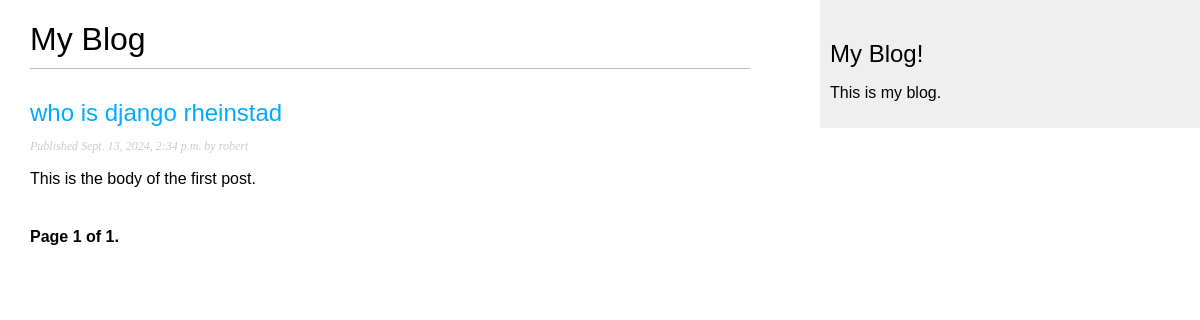
Page /blog/ on the earlier database version.
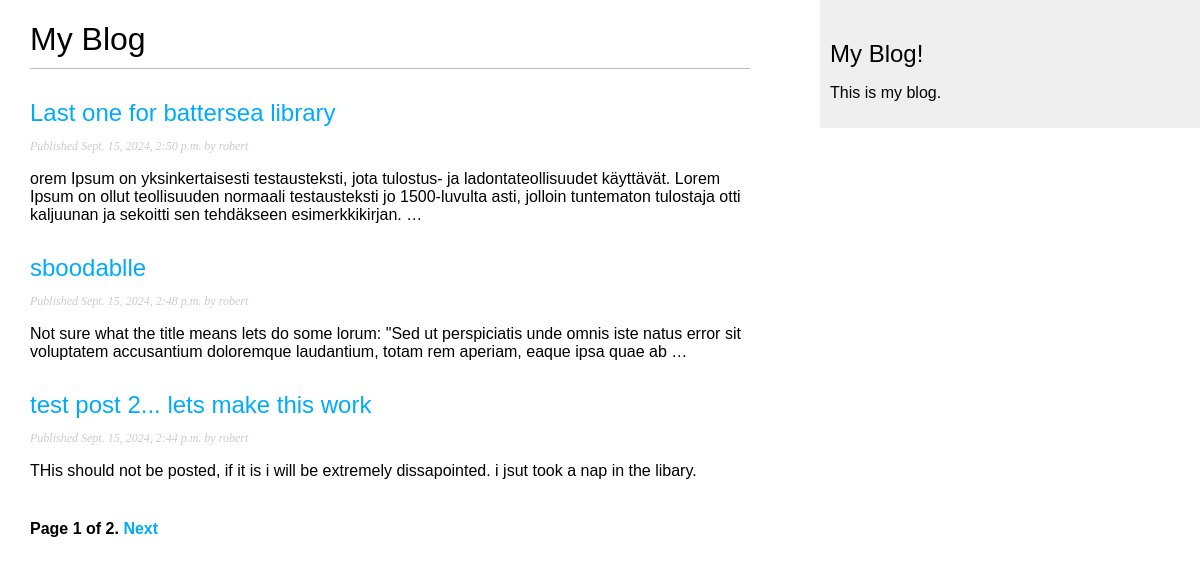
Same page on the later database version.
### blog/models.py (models this page shows, shortened)
class Post(models.Model):
    class Status(models.TextChoices):
        DRAFT = 'DF', 'Draft'
        PUBLISHED = 'PB', 'Published'
    title = models.CharField(max_length=250)
    slug = models.SlugField(
        max_length=250,
        unique_for_date='publish'
        )
    author = models.ForeignKey(
        settings.AUTH_USER_MODEL,
        on_delete=models.CASCADE,
        related_name="blog_posts"
    )
    body = models.TextField()
    publish = models.DateTimeField(default=timezone.now)
    created = models.DateTimeField(auto_now_add=True)
    updated = models.DateTimeField(auto_now=True)
    status = models.CharField(
        max_length=2,
        choices=Status,
        default=Status.DRAFT
    )
    objects = models.Manager()  #default manager
    published = PublishedManager()  #custom manager
    class Meta:
        ordering = ['-publish']
        indexes = [
            models.Index(fields=['-publish']),
        ]
    def get_absolute_url(self):
        return reverse(
            'blog:post_detail',
            args=[
                self.publish.year,
                self.publish.month,
                self.publish.day,
                self.slug
            ]
        )

### blog/views.py (the view)
# urls.py: path('', views.PostListView.as_view(), name='post_list'),
class PostListView(ListView):
    queryset = Post.published.all()
    context_object_name = 'posts'
    paginate_by = 3
    template_name = 'blog/post/list.html'

### blog/templates/blog/post/list.html (shortened to what this page needs)
{% extends 'blog/base.html' %}
{% block content %}
    <h1>My Blog</h1>
    {% for post in posts %}
        <h2>
            <a href="{{ post.get_absolute_url }}">
                {{ post.title }}
            </a>
        </h2>
        <p class="date">
            Published {{post.publish }} by {{ post.author }}
        </p>
        {{ post.body|truncatewords:30|linebreaks }}
    {% endfor %}
    {% include "pagination.html" with page=page_obj %}
{% endblock %}

### blog/templates/blog/base.html (shortened to what this page needs)
{% load static %}
<!DOCTYPE html>
<html lang="en">
<head>
    <link rel="stylesheet" href="{% static 'css/blog.css' %}">
</head>
<body>
    <div id="content">
        {% block content %}
        {% endblock %}
    </div>
    <div id="sidebar">
        <h2>My Blog!</h2>
        <p>This is my blog.</p>
    </div>
</body>
</html>

### blog/templates/pagination.html (shortened to what this page needs)
<div class="pagination">
    <span class="step-links">
        <span class="current">
            Page {{ page.number }} of {{ page.paginator.num_pages }}.
        </span>
        {% if page.has_next %}
            <a href="?page={{page.next_page_number }}">Next</a>
        {% endif %}
    </span>
</div>

### blog/static/css/blog.css (style rules this page uses)
body { margin:0; padding:0; font-family:helvetica, sans-serif; }
a { color:#00abff; text-decoration:none; }
h1 { font-weight:normal; border-bottom:1px solid #bbb; padding:0 0 10px 0; }
h2 { font-weight:normal; margin:30px 0 0; }
#content { float:left; width:60%; padding:0 0 0 30px; }
#sidebar { float:right; width:30%; padding:10px; background:#efefef; height:100%; }
p.date { color:#ccc; font-family: georgia, serif; font-size: 12px; font-style: italic; }
.pagination { margin:40px 0; font-weight:bold; }

Differences in the rows shown:
no longer on this page (row unchanged): Post: title "who is django rheinstad", publish "Sept. 13, 2024, 2:34 p.m.", author "robert", body "This is the body of the first post."
added Post: title "Last one for battersea library", publish "Sept. 15, 2024, 2:50 p.m.", author "robert", body "orem Ipsum on yksinkertaisesti testausteksti, jota tulostus- ja ladontateollisuudet käyttävät. Lorem Ipsum on ollut teollisuuden normaali testausteksti jo 1500-luvulta asti, jolloin tuntematon tulostaja otti kaljuunan ja sekoitti sen tehdäkseen esimerkkikirjan. …"
added Post: title "sboodablle", publish "Sept. 15, 2024, 2:48 p.m.", author "robert", body "Not sure what the title means lets do some lorum: \"Sed ut perspiciatis unde omnis iste natus error sit voluptatem accusantium doloremque laudantium, totam rem aperiam, eaque ipsa quae ab …"
added Post: title "test post 2... lets make this work", publish "Sept. 15, 2024, 2:44 p.m.", author "robert", body "THis should not be posted, if it is i will be extremely dissapointed. i jsut took a nap in the libary."
Other differences:
{{ page.paginator.num_pages }}: "1" → "2"
text now shown: "Next"
